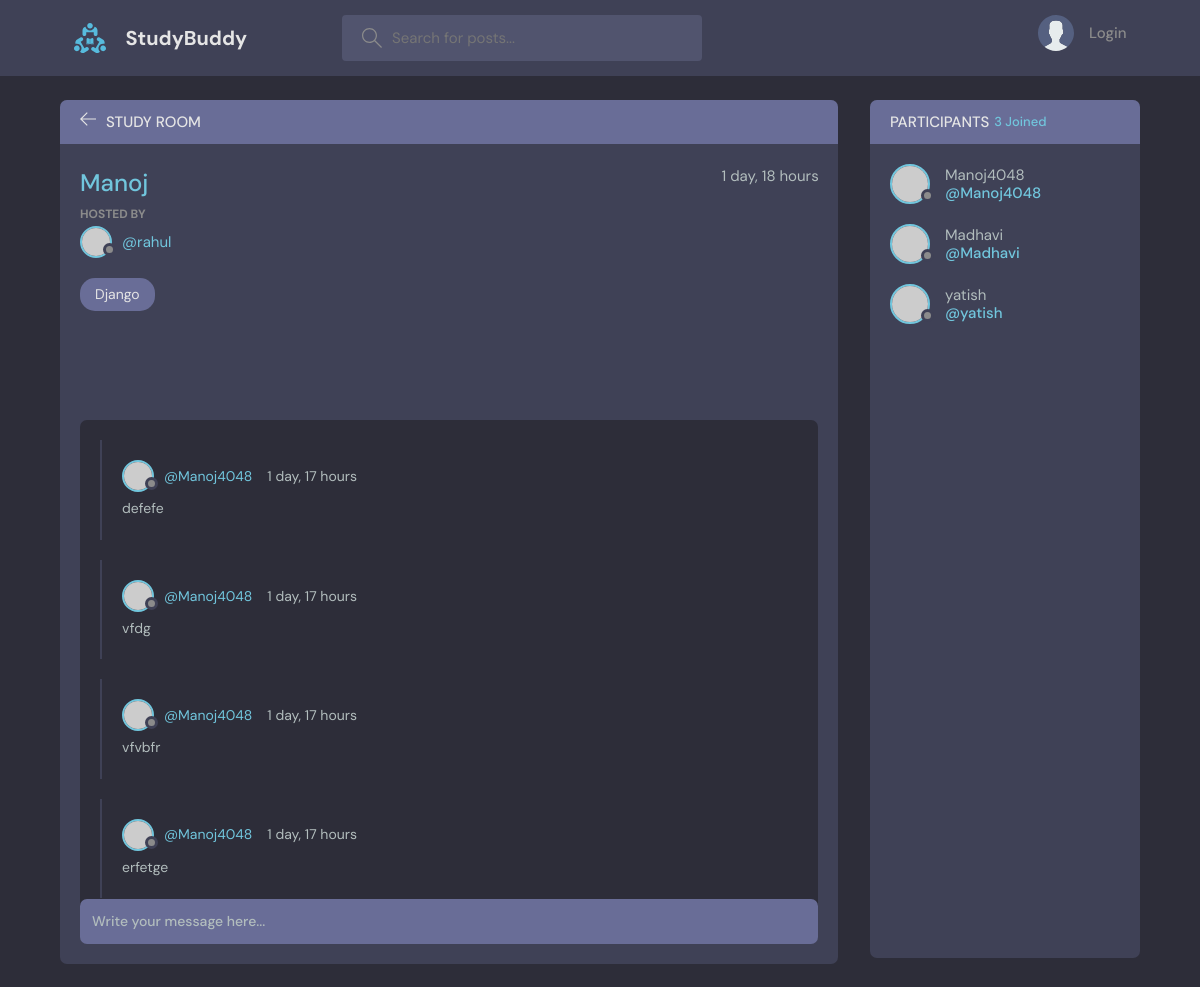
/room/13/, run on the app's committed database.
### base/models.py (models this page shows, shortened)
class Room(models.Model):
    host = models.ForeignKey(User, on_delete=models.SET_NULL, null=True)
    topic = models.ForeignKey(Topic, on_delete=models.SET_NULL, null=True)
    name = models.CharField(max_length=200)
    description = models.TextField(null=True, blank = True)
    participants = models.ManyToManyField(User, related_name="participants", blank = True)
    updated = models.DateTimeField(auto_now=True)
    created = models.DateTimeField(auto_now_add=True)
    class Meta:
        ordering = ['-updated','-created']

class Topic(models.Model):
    name = models.CharField(max_length=200)
    def __str__(self):
        return self.name

class Message(models.Model):
    user = models.ForeignKey(User, on_delete=models.CASCADE)
    room = models.ForeignKey(Room, on_delete=models.CASCADE)
    body = models.TextField()
    updated = models.DateTimeField(auto_now=True)
    created = models.DateTimeField(auto_now_add=True)
    class Meta:
        ordering = ['-updated','-created']

### base/views.py (the view, shortened to what this page needs)
# urls.py: path('room/<str:pk>', views.getRoom),
def room(request, pk):
    room = Room.objects.get(id=pk)
    room_messages = room.message_set.all()
    participants = room.participants.all()
    context = {'room': room, 'room_messages': room_messages, 'participants': participants}
    return render(request, 'base/room.html', context)

### base/templates/base/room.html (shortened to what this page needs)
{% extends 'main.html' %}
{% block content %}
    <main class="profile-page layout layout--2">
      <div class="container">
        <div class="room">
          <div class="room__top">
            <div class="room__topLeft">
              <a href="{% url 'home' %}">
                <svg version="1.1" xmlns="http://www.w3.org/2000/svg" width="32" height="32" viewBox="0 0 32 32">
                  <title>arrow-left</title>
                  <path
                    d="M13.723 2.286l-13.723 13.714 13.719 13.714 1.616-1.611-10.96-10.96h27.625v-2.286h-27.625l10.965-10.965-1.616-1.607z"
                  ></path>
                </svg>
              </a>
              <h3>Study Room</h3>
            </div>
          </div>
          <div class="room__box scroll">
            <div class="room__header scroll">
              <div class="room__info">
                <h3>{{ room.name}}</h3>
                <span>{{room.created|timesince}}</span>
              </div>
              <div class="room__hosted">
                <p>Hosted By</p>
                <a href="{% url 'profile' room.host.id %}" class="room__author">
                  <div class="avatar avatar--small">
                    <img src="https://randomuser.me/api/portraits/men/37.jpg" />
                  </div>
                  <span>@{{room.host.username}}</span>
                </a>
              </div>
              <span class="room__topics">{{room.topic}}</span>
            </div>
            <div class="room__conversation">
              <div class="threads scroll">
                {% for message in room_messages %}
                <div class="thread">
                  <div class="thread__top">
                    <div class="thread__author">
                      <a href="{% url 'profile' message.user.id %}" class="thread__authorInfo">
                        <div class="avatar avatar--small">
                          <img src="https://randomuser.me/api/portraits/men/37.jpg" />
                        </div>
                        <span>@{{message.user.username}}</span>
                      </a>
                      <span class="thread__date">{{message.created|timesince}}</span>
                    </div>
                  </div>
                  <div class="thread__details">
                  {{message.body}}
                  </div>
                </div>
                {% endfor %}
              </div>
            </div>
          </div>
          <div class="room__message">
            <form action="" method="POST">
            <input type="text" name="body" placeholder="Write your message here..." /></form>
          </div>
        </div>
        <div class="participants">
          <h3 class="participants__top">Participants <span>{{participants.count}} Joined</span></h3>
          <div class="participants__list scroll">
            {% for user in participants %}
            <a href="{% url 'profile' user.id %}" class="participant">
              <div class="avatar avatar--medium">
                <img src="https://randomuser.me/api/portraits/men/37.jpg" />
              </div>
              <p>
            {{user.username}}
                <span>@{{user.username}}</span>
              </p>
            </a>
            {% endfor %}
          </div>
        </div>
      </div>
    </main>
{% endblock content %}

### data on the page
Room: name "Manoj", created "1 day, 18 hours", host.username "rahul", topic "Django"
Message: user.username "Manoj4048", created "1 day, 17 hours", body "defefe"
Message: user.username "Manoj4048", created "1 day, 17 hours", body "vfdg"
Message: user.username "Manoj4048", created "1 day, 17 hours", body "vfvbfr"
Message: user.username "Manoj4048", created "1 day, 17 hours", body "erfetge"

### other printed values
{{ participants.count }} "3"
{{ user.username }} "Manoj4048"
{{ user.username }} "Madhavi"
{{ user.username }} "yatish"
